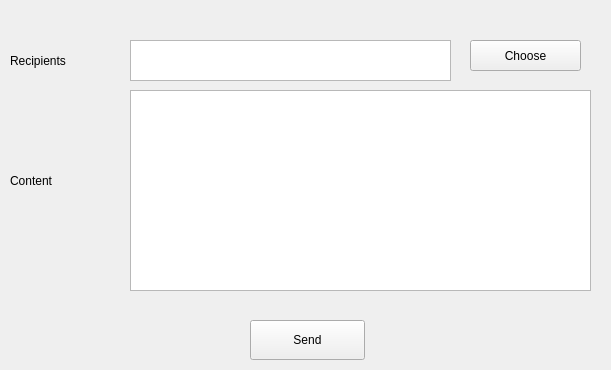
<?xml version="1.0" encoding="UTF-8"?>
<ui version="4.0">
 <class>SmsEditorView</class>
 <widget class="QWidget" name="SmsEditorView">
  <property name="windowModality">
   <enum>Qt::NonModal</enum>
  </property>
  <property name="geometry">
   <rect>
    <x>0</x>
    <y>0</y>
    <width>611</width>
    <height>370</height>
   </rect>
  </property>
  <property name="windowTitle">
   <string>SMS editor</string>
  </property>
  <widget class="QTextEdit" name="recipients">
   <property name="geometry">
    <rect>
     <x>130</x>
     <y>40</y>
     <width>321</width>
     <height>41</height>
    </rect>
   </property>
  </widget>
  <widget class="QTextEdit" name="content">
   <property name="geometry">
    <rect>
     <x>130</x>
     <y>90</y>
     <width>461</width>
     <height>201</height>
    </rect>
   </property>
  </widget>
  <widget class="QLabel" name="label">
   <property name="geometry">
    <rect>
     <x>10</x>
     <y>50</y>
     <width>101</width>
     <height>21</height>
    </rect>
   </property>
   <property name="text">
    <string>Recipients</string>
   </property>
   <property name="buddy">
    <cstring>recipients</cstring>
   </property>
  </widget>
  <widget class="QLabel" name="label_2">
   <property name="geometry">
    <rect>
     <x>10</x>
     <y>170</y>
     <width>91</width>
     <height>21</height>
    </rect>
   </property>
   <property name="text">
    <string>Content</string>
   </property>
   <property name="buddy">
    <cstring>content</cstring>
   </property>
  </widget>
  <widget class="QPushButton" name="btnSend">
   <property name="geometry">
    <rect>
     <x>250</x>
     <y>320</y>
     <width>115</width>
     <height>40</height>
    </rect>
   </property>
   <property name="text">
    <string>Send</string>
   </property>
   <property name="icon">
    <iconset resource="../res/phonelin_res.qrc">
     <normaloff>:/icon/icon/new_sms.png</normaloff>:/icon/icon/new_sms.png</iconset>
   </property>
   <property name="iconSize">
    <size>
     <width>32</width>
     <height>32</height>
    </size>
   </property>
  </widget>
  <widget class="QPushButton" name="btnChooser">
   <property name="geometry">
    <rect>
     <x>470</x>
     <y>40</y>
     <width>111</width>
     <height>31</height>
    </rect>
   </property>
   <property name="text">
    <string>Choose</string>
   </property>
   <property name="icon">
    <iconset resource="../res/phonelin_res.qrc">
     <normaloff>:/icon/icon/ok_samll.png</normaloff>:/icon/icon/ok_samll.png</iconset>
   </property>
  </widget>
 </widget>
 <resources>
  <include location="../res/phonelin_res.qrc"/>
 </resources>
 <connections/>
</ui>
